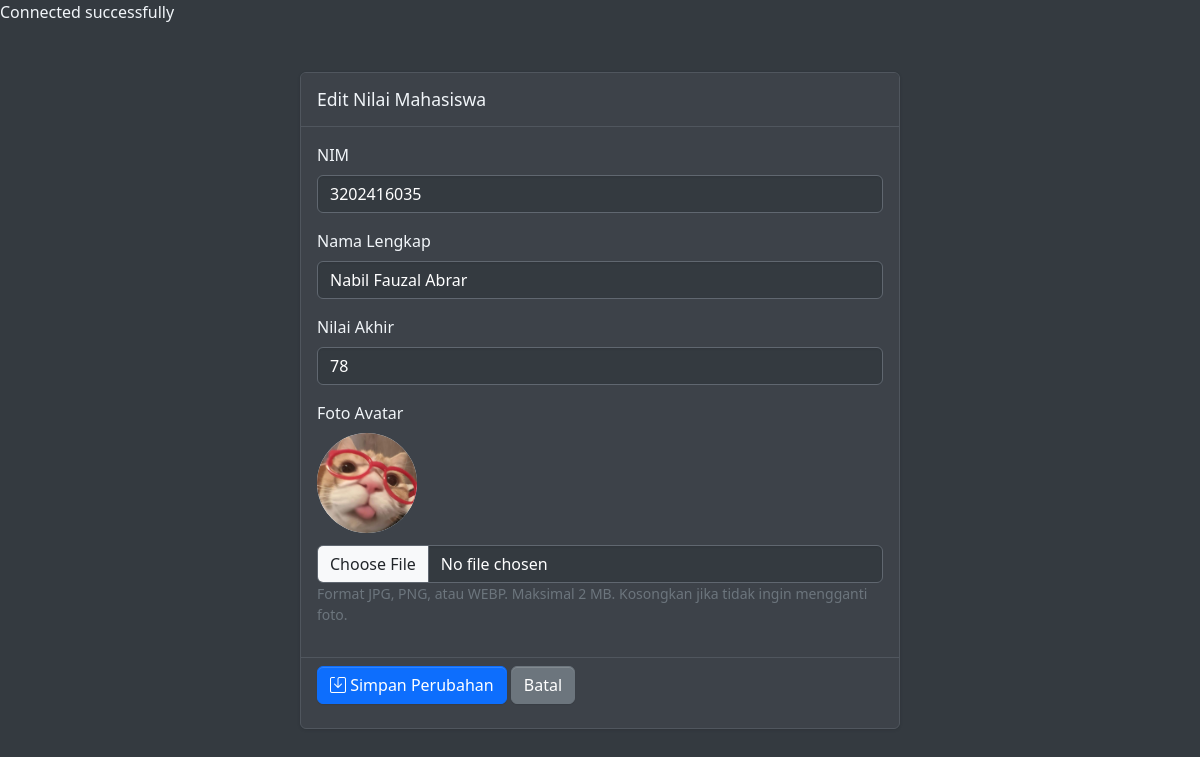
Screenshot of /editnilai.php?nim=3202416035 with the database file from the repository.
### tables this page shows
CREATE TABLE `nilaimahasiswa` (
  `NIM` varchar(10) NOT NULL,
  `NamaMahasiswa` varchar(100) NOT NULL,
  `NilaiAkhir` float NOT NULL,
  `NilaiHuruf` char(5) DEFAULT NULL,
  `Predikat` varchar(20) DEFAULT NULL,
  `created_date` datetime NOT NULL,
  `modified_date` datetime NOT NULL,
  `avatar` varchar(300) NOT NULL
);

### editnilai.php (the view, shortened to what this page needs)
<?php
require_once __DIR__ . "/connect.php";
function e($value) {
    return htmlspecialchars(
        (string) $value,
        ENT_QUOTES,
        "UTF-8"
    );
}
$nim = trim($_GET["nim"] ?? "");
$sql = "SELECT * FROM nilaimahasiswa WHERE NIM = ?";
$stmt = mysqli_prepare($conn, $sql);
mysqli_stmt_bind_param($stmt, "s", $nim);
mysqli_stmt_execute($stmt);
$result = mysqli_stmt_get_result($stmt);
$data = mysqli_fetch_assoc($result);
$avatarLama = $data["avatar"] ?? "";
$foto = "";
if (
    $avatarLama !== "" &&
    is_file(__DIR__ . "/uploads/" . basename($avatarLama))
) {
    $foto = "uploads/" . basename($avatarLama);
}
?>
<!DOCTYPE html>
<html lang="id">
<head>
    <link rel="stylesheet" href="./css/adminlte.css">
    <link rel="stylesheet"
          href="https://cdn.jsdelivr.net/npm/bootstrap-icons@1.13.1/font/bootstrap-icons.min.css">
</head>
<body>
<div class="container py-5">
    <div class="card mx-auto" style="max-width: 600px">
        <div class="card-header">
            <h3 class="card-title">Edit Nilai Mahasiswa</h3>
        </div>
        <form action="updatenilai.php"
              method="post"
              enctype="multipart/form-data">
            <div class="card-body">
                <div class="mb-3">
                    <label for="nim_baru" class="form-label">
                        NIM
                    </label>
                    <input type="text"
                           id="nim_baru"
                           name="nim_baru"
                           class="form-control"
                           maxlength="20"
                           value="<?= e($data['NIM']) ?>"
                           required>
                </div>
                <div class="mb-3">
                    <label for="namamahasiswa" class="form-label">
                        Nama Lengkap
                    </label>
                    <input type="text"
                           id="namamahasiswa"
                           name="namamahasiswa"
                           class="form-control"
                           maxlength="100"
                           value="<?= e($data['NamaMahasiswa']) ?>"
                           required>
                </div>
                <div class="mb-3">
                    <label for="nilaiakhir" class="form-label">
                        Nilai Akhir
                    </label>
                    <input type="number"
                           id="nilaiakhir"
                           name="nilaiakhir"
                           class="form-control"
                           min="0"
                           max="100"
                           step="0.01"
                           value="<?= e($data['NilaiAkhir']) ?>"
                           required>
                </div>
                <div class="mb-3">
                    <label class="form-label">Foto Avatar</label>
                    <?php if ($foto !== ""): ?>
                        <div>
                            <img src="<?= e($foto) ?>"
                                 class="avatar-preview"
                                 alt="Avatar mahasiswa">
                        </div>
                    <?php else: ?>
                        <p class="text-secondary">
                            Belum ada foto. Kamu bisa mengunggah foto baru.
                        </p>
                    <?php endif; ?>
                    <input type="file"
                           id="avatar"
                           name="avatar"
                           class="form-control"
                           accept="image/jpeg,image/png,image/webp">
                    <small class="text-secondary">
                        Format JPG, PNG, atau WEBP. Maksimal 2 MB.
                        Kosongkan jika tidak ingin mengganti foto.
                    </small>
                </div>
            </div>
            <div class="card-footer">
                <button type="submit" class="btn btn-primary">
                    <i class="bi bi-save"></i>
                    Simpan Perubahan
                </button>
                <a href="bacanilaimhsw.php"
                   class="btn btn-secondary">
                    Batal
                </a>
            </div>
        </form>
    </div>
</div>
</body>
</html>

### editnilai.php (style rules this page uses)
body { background: #343a40; color: #f1f5f9; }
.card, .card-header, .card-body, .card-footer { background: #3d4249; color: #f1f5f9; border-color: #50565e; }
.form-control { background: #343a40; color: white; border-color: #606770; }
.avatar-preview { width: 100px; height: 100px; border-radius: 50%; object-fit: cover; margin-bottom: 12px; background: #d9f0ff; }

### rows the page displays
nilaimahasiswa: nim_baru "3202416035", namamahasiswa "Nabil Fauzal Abrar", nilaiakhir "78", avatar (picture)
